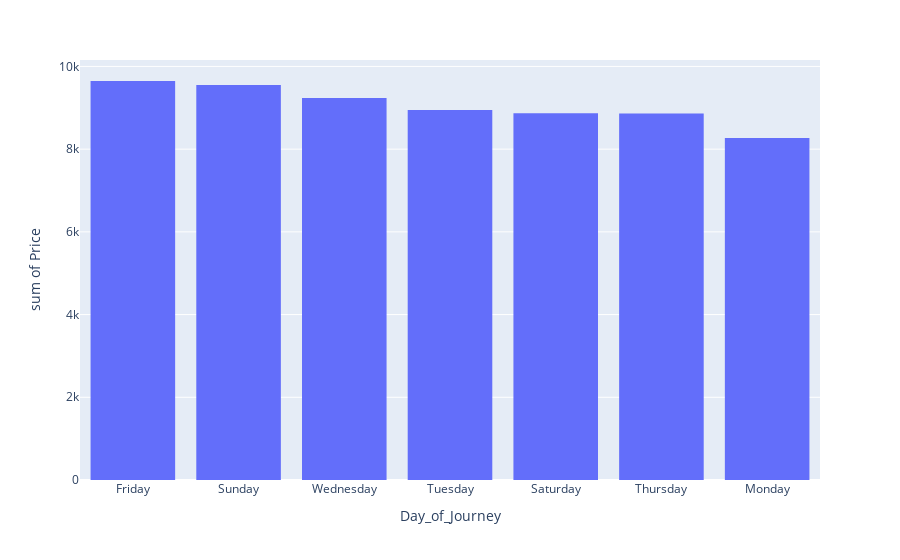

Notebook code for this chart:
### Code cell
px.histogram(data_frame=df_day_fare , x = "Day_of_Journey" , y = "Price")

### Figure 1 — Plotly figure (JSON) as saved in the notebook; plotly's stock layout.template omitted (floating-point values rounded to 4 significant figures)
{"data": [{"alignmentgroup": "True", "bingroup": "x", "histfunc": "sum", "hovertemplate": "Day_of_Journey=%{x}<br>sum of Price=%{y}<extra></extra>", "legendgroup": "", "marker": {"color": "#636efa", "pattern": {"shape": ""}}, "name": "", "offsetgroup": "", "orientation": "v", "showlegend": false, "type": "histogram", "x": ["Friday", "Sunday", "Wednesday", "Tuesday", "Saturday", "Thursday", "Monday"], "xaxis": "x", "y": [9648.0, 9551.0, 9237.0, 8946.0, 8867.0, 8863.0, 8267.0], "yaxis": "y"}], "layout": {"barmode": "relative", "legend": {"tracegroupgap": 0}, "margin": {"t": 60}, "xaxis": {"anchor": "y", "domain": [0, 1], "title": {"text": "Day_of_Journey"}}, "yaxis": {"anchor": "x", "domain": [0, 1], "title": {"text": "sum of Price"}}}}
